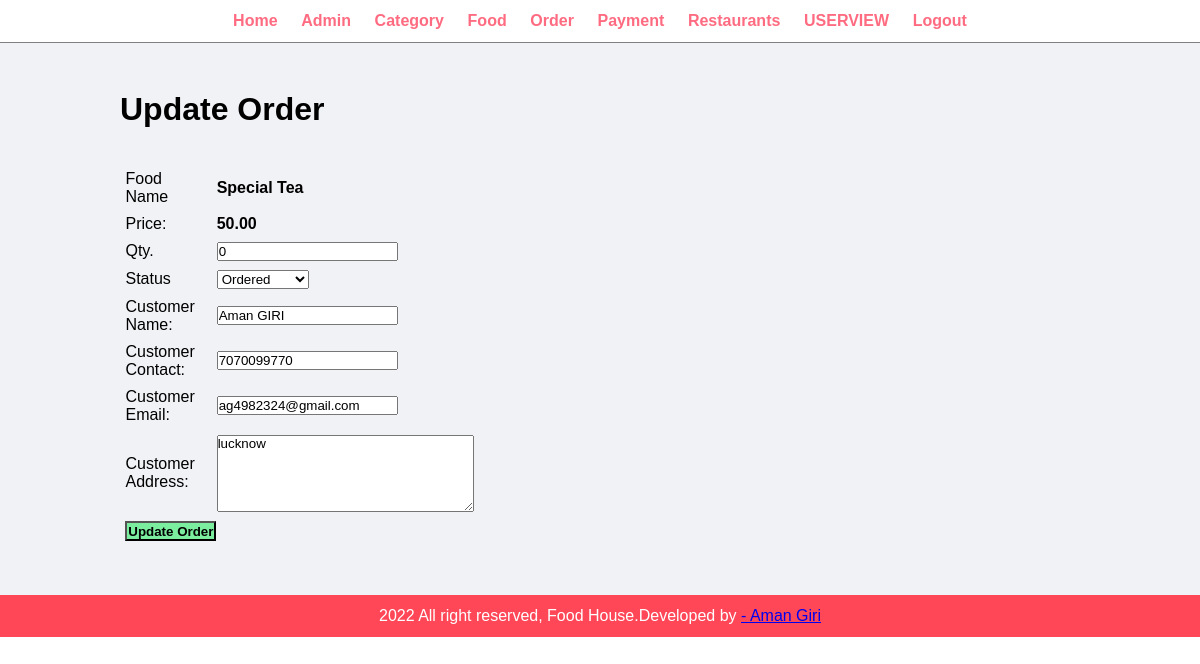
Screenshot of /admin/update-order.php?id=61 (signed in) with the database file from the repository.
### tables this page shows
CREATE TABLE `tbl_order` (
  `id` int(10) UNSIGNED NOT NULL,
  `food` varchar(150) NOT NULL,
  `price` decimal(10,2) NOT NULL,
  `qty` int(11) NOT NULL,
  `total` decimal(10,2) NOT NULL,
  `order_date` datetime NOT NULL,
  `status` varchar(50) NOT NULL,
  `customer_name` varchar(150) NOT NULL,
  `customer_contact` varchar(20) NOT NULL,
  `password` varchar(150) NOT NULL,
  `customer_email` varchar(150) NOT NULL,
  `customer_address` varchar(255) NOT NULL
);

### admin/update-order.php (the view, shortened to what this page needs)
<?php include('partials/menu.php'); ?>
<div class="main-content">
    <div class= "wrapper">
        <h1>Update Order</h1>
        <br><br>
        <?php
            if(isset($_GET['id']))
            {
                $id =$_GET['id'];
                $sql= "SELECT * FROM tbl_order  WHERE id=$id";
                $res=mysqli_query($conn,$sql);
                $count=mysqli_num_rows($res);
                if($count>0)
                {
                    $row = mysqli_fetch_assoc($res);
                    $food = $row['food'];
                    $price=$row['price'];
                    $qty=$row['qty'];
                    $status=$row['status'];
                    $customer_name=$row['customer_name'];
                    $customer_contact=$row['customer_contact'];
                    $customer_email=$row['customer_email'];
                    $customer_address=$row['customer_address'];
                }
            }
            else
            {
                header("location:".SITEURL.'admin/manage-order.php');
            }
        ?>
        <form action="" method ="POST">
            <table class="tbl-30">
                <tr>
                    <td>Food Name</td>
                    <td><b> <?php echo $food;?> </b></td>
                </tr>
                <tr>
                    <td>Price:</td>
                    <td><b> <?php echo $price;?> </b></td>
                </tr>
                <tr>
                    <td>Qty.</td>
                    <td>
                        <input type="number" name="qty" value ="<?php echo $qty;?>">
                    </td>
                </tr>
                <tr>
                    <td>Status</td>
                    <td>
                        <select name="status" >
                            <option <?php if($status=="Ordered"){echo "selected";} ?> value="Ordered">Ordered</option>
                        </select>
                    </td>
                </tr>
                <tr>
                    <td>Customer Name:</td>
                    <td>
                        <input type="text" name = "customer_name" value ="<?php echo $customer_name;?>">
                    </td>
                </tr>
                <tr>
                    <td>Customer Contact:</td>
                    <td>
                        <input type="text" name = "customer_contact" value ="<?php echo $customer_contact;?>">
                    </td>
                </tr>
                <tr>
                    <td>Customer Email:</td>
                    <td>
                        <input type="text" name = "customer_email" value ="<?php echo $customer_email;?>">
                    </td>
                </tr>
                <tr>
                <tr>
                    <td>Customer Address:</td>
                    <td>
                        <textarea name="customer_address"  cols="30" rows="5"><?php echo $customer_address;?></textarea>
                    </td>
                </tr>
                <tr>
                    <td clospan ="2">
                        <input type="submit" name ="submit" value ="Update Order" class="btn-secondary">
                    </td>
                </tr>
            </table>
        </form>
    </div>
</div>
<?php include('partials/footer.php'); ?>

### css/admin.css (style rules this page uses)
* { margin: 0; padding: 0; font-family: Arial, Helvetica, sans-serif; }
.wrapper { padding: 1%; width: 80%; margin: 0 auto; }
.tbl-30 { width: 30%; }
table tr td { padding: 1%; }
.btn-secondary { background-color: #7bed9f; padding: 1%; color: black; text-decoration: none; font-weight: bold; }
.main-content { background-color: #f1f2f6; padding: 3% 0; }

### rows the page displays
tbl_order: food "Special Tea", price "50.00", qty "0", status "Ordered", customer_name "Aman GIRI", customer_contact "7070099770", customer_email "ag4982324@gmail.com", customer_address "lucknow"
